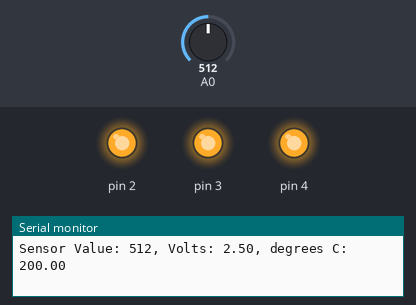
Simulated run of this program. Board: Arduino Uno, built with avr-gcc and run on an emulated ATmega328P. On the bench: output pins drawn as LEDs (lit = HIGH), the last lines printed to the serial monitor. The inputs (shaded band) are chosen by the test bench; at power-on: A0 = 512.

Above: at 1.2 s.
1.3 s: A0 set to 177
4.3 s: A0 set to 161
At 4.6 s:
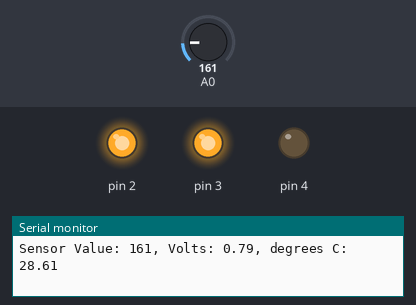
5.8 s: A0 set to 122
At 7.0 s:
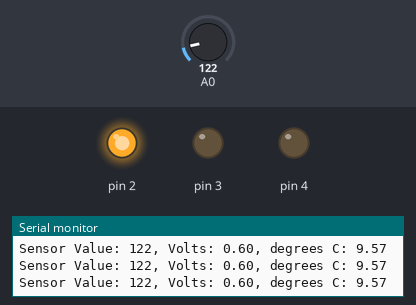
7.3 s: A0 set to 1023
At 7.7 s:
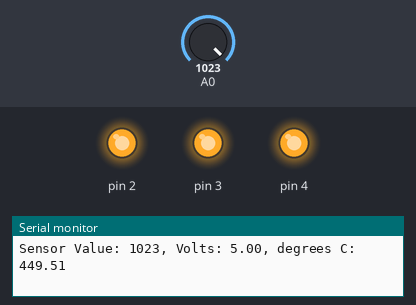
8.8 s: A0 set to 0
At 9.2 s:
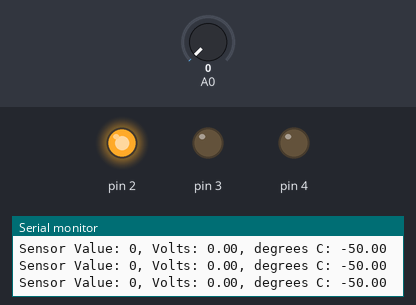
Timing chart, 0 to 11.3 s (numbered marks = the images above; inputs shaded):
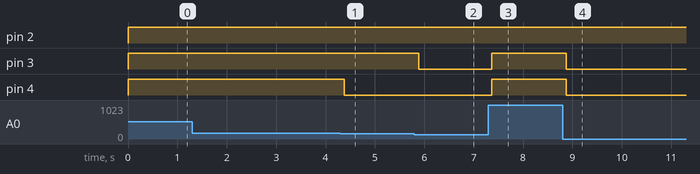

Measured:
- the behaviour switches between 162 and 161 on A0 (found by bisection; images 0 and 1)
- after the input at 4.3 s, pin 4: HIGH → LOW after 0.08 s
- after the input at 5.8 s, pin 3: HIGH → LOW after 0.09 s
- after the input at 7.3 s, pin 3, pin 4: LOW → HIGH after 0.07 s
- after the input at 8.8 s, pin 3, pin 4: HIGH → LOW after 0.08 s

The program:

main.cpp
```cpp
#include <Arduino.h>

const int sensorPin = 0x28;
const float baselineTemp = 25.0;

void setup()
{

  Serial.begin(9600);

  uint8_t* PINNUMBER = (uint8_t*)0x2A;

  for(int pinNumber = 2; pinNumber<5; pinNumber++)
    *PINNUMBER |= (1 << pinNumber);

}

void loop()
{
  uint8_t* LED = (uint8_t*)0x2B;

  int sensorVal = analogRead(A0);
  Serial.print("Sensor Value: ");
  Serial.print(sensorVal);

  float voltage = (sensorVal/1024.0) * 5.0;
  Serial.print(", Volts: ");
  Serial.print(voltage);
  Serial.print(", degrees C: ");

  float temperature = (voltage - .5) * 100;
  Serial.println(temperature);

  if(temperature < baselineTemp+2)
  {
    *LED |= (1 << 2);
    *LED &= ~(1 << 3);
    *LED &= ~(1 << 4);
  }
  else if(temperature >= baselineTemp+2 && temperature < baselineTemp+4)
  {
    *LED |= (1 << 2);
    *LED |= (1 << 3);
    *LED &= ~(1 << 4);
  }
  else if(temperature >= baselineTemp+6)
  {
    *LED |= (1 << 2);
    *LED |= (1 << 3);
    *LED |= (1 << 4);
  }
  delay(1);
}
```
